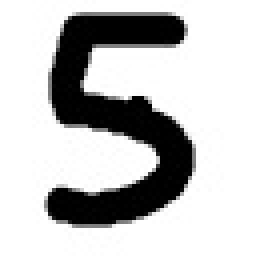
#> input picture examples/5.jpg, 64 x 64 px (shown 4 times larger)
$ jupyter execute digits_project.ipynb
#> lines starting #> are read from the running program, lines starting #| are printed output that depends on the picture
## Taller: Creación de dashboards interactivos con Streamlit

### HackCIMAT 2023 - Zacatecas
-----

*Por: Missael Barco*

[Support Vector Machines video](https://youtu.be/_YPScrckx28)
[Streamlit Website](https://streamlit.io/)

### DESCRIPCIÓN
En este taller, aprenderás a utilizar Streamlit, el cual te permite crear aplicaciones web interactivas con unas pocas líneas de código, lo que te permitirá concentrarte en otros ámbitos de tu proyecto. Durante el taller, crearemos una aplicación web interactiva para visualización y análisis de datos de un dataset de ejemplo. Lo aprendido en este taller te servirá para crear un MVP (minimum viable product) de tu proyecto sin preocuparte por construir todo desde cero.

### REQUERIMIENTOS
- Conocimiento de Python (3.0 o superior).
- Pip o conda para manejo de ambientes virtuales.
- Terminal (Bash en WSL, o alguna distribución de Linux).
- Conocimiento de NumPy y Matplotlib es útil, pero no indispensable.
- Cuenta de GitHub. Conocimiento básico de Git es útil.

### Descripción del notebook

En este notebook, creamos un modelo de clasificación de dígitos manuscritos utilizando Support Vector Machines (SVM). El modelo se entrena con el UCI ML hand-written digits. Logramos mas de un 95% de precisión en el conjunto de prueba, y al final probamos con nuestros propios dígitos generados en paint.

[cell 1]
# Importamos las librerias necesarias

import numpy as np # linear algebra
import matplotlib.pyplot as plt # for plotting
from sklearn import datasets, svm, metrics # for machine learning
from sklearn.model_selection import train_test_split # for splitting data
import seaborn as sns # for plotting
from skimage.transform import resize # for resizing images

# Estilo de las gráficas
sns.set_theme()

[cell 2]
# Cargamos los datos
digits = datasets.load_digits()
print(digits.data.shape)

En la siguiente figura, podemos ver un ejemplo de cada uno de los dígitos posibles en el dataset.

[cell 3]
ax, fig = plt.subplots(2, 5, figsize = (10, 5))

for i in range(10):
    ax = plt.subplot(2, 5, i + 1)
    ax.imshow(digits.images[i], cmap = plt.cm.gray_r, interpolation = 'nearest')
    ax.set_title('Número: {}'.format(digits.target[i]))

    # Remove ticks from the plot
    ax.set_xticks([])
    ax.set_yticks([])

plt.show()
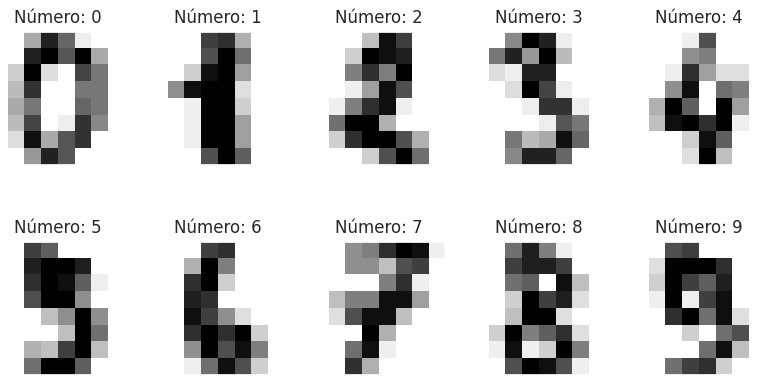
#> figure drawn by matplotlib, 10 panels

Creamos una función para visualizar un digito en particular tomado de manera aleatoria del dataset.

[cell 4]
# Function to show random example of a given digit
def show_digit(digit):

    # Get indexes of all examples of given digit
#> called with digit = 5
    idx = np.where(digits.target == digit)[0]

    # Pick a random example
    i = np.random.choice(idx)

    # Return the image and label
    img, label = digits.images[i], digits.target[i]
    ax, fig = plt.subplots(figsize=(3, 3))
    plt.imshow(img, cmap=plt.cm.gray_r, interpolation='nearest')
    plt.title('Label: %i' % label)
    plt.xticks([])
    plt.yticks([])
    plt.show()
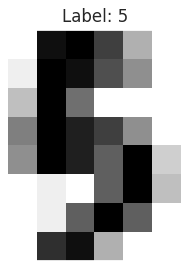
#> figure drawn by matplotlib, 1 panel

[cell 5]
#TODO: Opción de elegir dígito, y opción de refresh

show_digit(5)

Podemos ver, con un histograma, la distribución de los dígitos en el dataset (está balanceado ✨).

[cell 6]
fig, ax = plt.subplots(figsize = (4, 3))
ax.hist(digits.target, bins=10)
ax.set_title('Histograma de los dígitos')
ax.set_xlabel('Label')
ax.set_ylabel('Count')
plt.show()
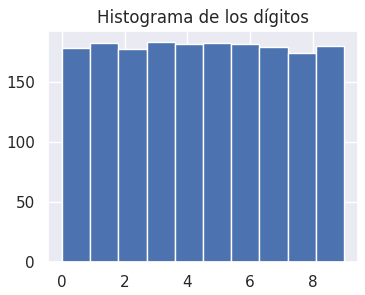
#> figure drawn by matplotlib, 1 panel; tallest bar 183 high, from x = 2.7 to 3.6

En el siguiente bloque de código, creamos un modelo de SVM, y lo entrenamos con el dataset.

[cell 7]
# Aplanamos las imágenes para que sean un vector de 64 elementos
n_samples = len(digits.images)
data = digits.images.reshape((n_samples, -1))

# Creamos el clasificador
#TODO: Opción de elegir gamma (slider!)
clf = svm.SVC(gamma=0.001)

# Separamos los datos en train y test (65% train, 35% test)
X_train, X_test, y_train, y_test = train_test_split(
    data, digits.target, test_size=0.35, shuffle=False
)

# Entrenamos el clasificador
clf.fit(X_train, y_train)

# Predecimos los valores
predicted = clf.predict(X_test)

[cell 8]
# Veamos una de las métricas de evaluación
accu = metrics.accuracy_score(y_test, predicted)
print('Accuracy: %f' % accu)

Podemos visualizar mas detalles del performance con una matriz de confusión.

[cell 9]
 # Confusion matrix
cm = metrics.confusion_matrix(y_test, predicted)
fig, ax = plt.subplots(figsize = (5, 5))
sns.heatmap(cm, annot=True, fmt='d', cmap='Blues')
ax.set_title('Matriz de confusión')
ax.set_xlabel('Predicción')
ax.set_ylabel('Valor real')
plt.show()
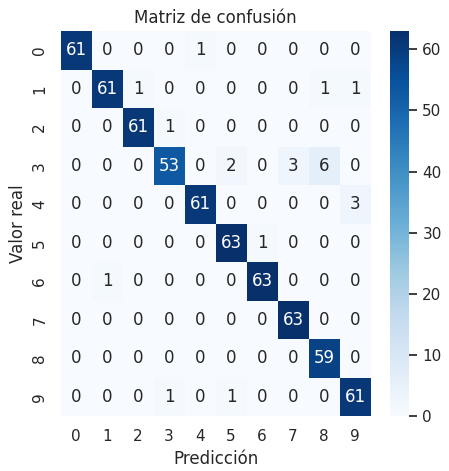
#> figure drawn by matplotlib, 2 panels

Ahora, entendamos un poco mas de los posibles valores en cada pixel de la imagen

[cell 10]
# Pixel values range
print('Min: %i, Max: %i' % (digits.data.min(), digits.data.max()))

# Set of values for each pixel
print('Unique values: %s' % np.unique(digits.data))

Instrucciones para genera tu propios dígitos:
1. Abre paint
2. Crea una imagen de 64x64 pixeles
3. Selecciona un pincel (brush) de 8px de ancho
4. Dibuja un digito en el centro de la imagen
5. Guarda la imagen como un archivo .jpg

Con esto en mente, creamos una función que nos permita cargar una imagen con estas características, y adaptarla para que pueda ser procesada por el modelo.

[cell 11]
def adapt_image(img):
    img_resize = resize(img, (8, 8))

    # Convert to grayscale
    img_resize = np.mean(img_resize, axis=2)

    # Invert colors
    img_resize = 1 - img_resize

    # Scale to 0-16
    img_resize = img_resize * 16

    # Round to nearest integer
    img_resize = np.round(img_resize)

    return img_resize

La siguiente función nos permite visualizar la imagen que acabamos de cargar, y la imagen procesada para ser utilizada por el modelo.

[cell 12]
def show_resize(img):

    img_resize = adapt_image(img)

    # Show resized and original image
    fig, ax = plt.subplots(1, 2, figsize=(8, 4))
    ax[0].imshow(img, cmap=plt.cm.gray_r, interpolation='nearest')
    ax[0].set_title('Original')
    ax[1].imshow(img_resize, cmap=plt.cm.gray_r, interpolation='nearest')
    ax[1].set_title('Resized')

    # Remove ticks from the plot
    ax[0].set_xticks([])
    ax[0].set_yticks([])

    ax[1].set_xticks([])
    ax[1].set_yticks([])

    plt.show()

[cell 13]
img = plt.imread('examples/5.jpg')
#> img is the input picture: shape (64, 64, 3); min 0, max 255, mean 193.9

show_resize(img)
#> in show_resize, `plt.show()`:
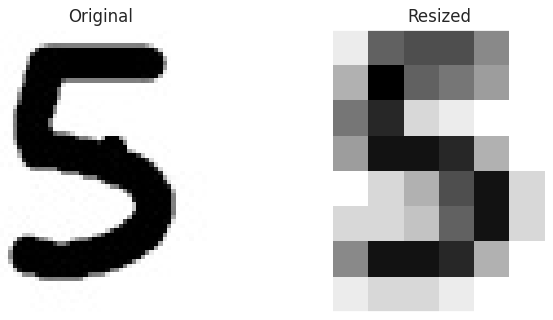
#> figure drawn by matplotlib, 2 panels

Finalmente, una función para predecir el digito en la imagen cargada.

[cell 14]
def predict_digit(img, show = True):

#> called with show = True
    img_resize = adapt_image(img)

    # Flatten image
    img_resize = img_resize.reshape(1, -1)

    # Predict digit
    pred = clf.predict(img_resize)
#> pred = [5]
    print('Predicción: %i' % pred[0])
#| Predicción: 5

    if show:
        show_resize(img)

[cell 15]
img = plt.imread('examples/5.jpg')

predict_digit(img)

### Bonus: Reducción de dimensionalidad con PCA

[cell 16]
# PCA of the data
from sklearn.decomposition import PCA

pca = PCA(n_components=2)
pca.fit(data)

# Transform the data
data_pca = pca.transform(data)

# Plot the results
fig, ax = plt.subplots(figsize = (5, 5))
ax.scatter(data_pca[:, 0], data_pca[:, 1],
        c=digits.target, cmap='tab10', alpha = 0.8, s = 10)
ax.set_title('PCA')
ax.set_xlabel('Componente 1')
ax.set_ylabel('Componente 2')

# Add labels to the plot
for i in range(10):
        ax.text(data_pca[digits.target == i, 0].mean(),
                data_pca[digits.target == i, 1].mean(), str(i),
                bbox=dict(facecolor='white', alpha=1, edgecolor='none', pad=4))

ax.set_xticklabels([])
ax.set_yticklabels([])
plt.grid(False)
plt.show()
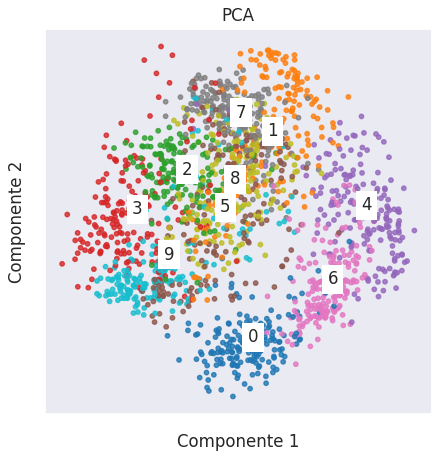
#> figure drawn by matplotlib, 1 panel
